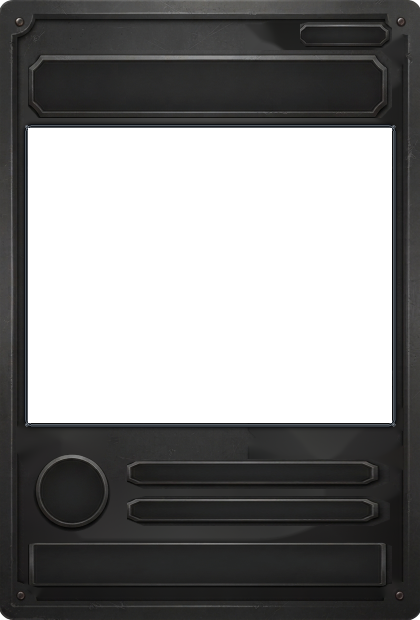
#> input picture cartas_templates/comum.png, 840 x 1240 px (shown at 1/2 size)
$ python -i templates_cartas.py   (imports and definitions only)
#> lines starting #> are read from the running program, lines starting #| are printed output that depends on the picture; after the words box and inside, x2 and y2 are one past the last pixel; in counts of white or black regions, pixels touching at a corner belong together
### config.py
"""Configuração central do NARA: variáveis de ambiente, constantes e caminhos persistentes."""
from __future__ import annotations

import os
from pathlib import Path
import logging
import shutil
import re as _re
from datetime import timedelta, timezone
from urllib.parse import quote
from zoneinfo import ZoneInfo, ZoneInfoNotFoundError
from dotenv import load_dotenv


# ======================================================================
# Resolução única dos caminhos persistentes do NARA
# ======================================================================

def get_data_dir() -> Path:
    """Retorna o diretório de dados configurado sem depender do diretório atual."""
    configured = os.getenv("DATA_DIR", "").strip()
    if configured:
        return Path(configured).expanduser()
    persistent_volume = Path("/data")
    if persistent_volume.is_dir():
        return persistent_volume
    return Path(__file__).resolve().parent / "data"


# [6 lines left out: function get_state_path, not called in this run]


# ======================================================================
# Variáveis de ambiente e constantes
# ======================================================================

load_dotenv()

_log = logging.getLogger("nara.config")

def _env_int(nome: str, padrao: int, *, minimo: int | None = None, maximo: int | None = None) -> int:
    """Lê inteiros sem derrubar o processo por placeholder/valor inválido no .env."""
    raw = os.getenv(nome)
    if raw is None or not raw.strip():
        return padrao
    try:
        value = int(raw.strip())
    except (TypeError, ValueError):
        _log.warning("Valor inválido para %s; usando padrão %s.", nome, padrao)
        return padrao
    if minimo is not None and value < minimo:
        _log.warning("%s abaixo do mínimo; usando padrão %s.", nome, padrao)
        return padrao
    if maximo is not None and value > maximo:
        _log.warning("%s acima do máximo; usando padrão %s.", nome, padrao)
        return padrao
    return value

# Identidade visual (preto, dourado, prata)
COR_OURO = 0xD4AF37
COR_PRATA = 0xC0C0C0
COR_PRETO = 0x0D0D0D

# Configuração principal do Discord e da economia. IDs vazios/ inválidos usam 0.
GUILD_ID = _env_int("GUILD_ID", 0) or None
MOD_CHANNEL_ID = _env_int("MOD_CHANNEL_ID", 0)
SOULSLIKE_CHANNEL_ID = _env_int("SOULSLIKE_CHANNEL_ID", 0)
COLIZEU_CHANNEL_ID = _env_int("COLIZEU_CHANNEL_ID", 0)
# Canal privado único para a biblioteca de artes e a fila de aprovação do Ateliê.
COLISEU_ART_CHANNEL_ID = _env_int("COLISEU_ART_CHANNEL_ID", 0)
NARA_CHANNEL_ID = _env_int("NARA_CHANNEL_ID", 0)
PLATINAS_CHANNEL_ID = _env_int("PLATINAS_CHANNEL_ID", 0)
MOD_ROLE_ID = _env_int("MOD_ROLE_ID", 0)
PERFIS_CHANNEL_ID = _env_int("PERFIS_CHANNEL_ID", 0)
ZERADOS_CHANNEL_ID = _env_int("ZERADOS_CHANNEL_ID", 0)
LORE_CHANNEL_ID = _env_int("LORE_CHANNEL_ID", 0)
GUIDES_CHANNEL_ID = _env_int("GUIDES_CHANNEL_ID", 0)
COMMUNITY_CHANNEL_ID = _env_int("COMMUNITY_CHANNEL_ID", 0)
DATA_DIR = get_data_dir()
DATA_DIR.mkdir(parents=True, exist_ok=True)


def _migrar_dados_legados_para_volume_persistente() -> None:
    """Migra cache/templates do diretório do deploy para o volume /data.

    Na FadeHost, /data/app é recriado a cada deploy, enquanto /data persiste.
    Versões anteriores podiam deixar arquivos em /data/app/data; copiar apenas
    arquivos ausentes preserva o conteúdo já existente no volume persistente.
    """
    origem = Path(__file__).resolve().parent / "data"
    try:
        if not origem.is_dir() or origem.resolve() == DATA_DIR.resolve():
            return
    except OSError:
        return

    copiados = 0
    falhas = 0
    # Somente dados de cartas: não copiar bancos ou outros estados por acidente.
    for nome in ("cartas_cache", "cartas_templates"):
        pasta_origem = origem / nome
        if not pasta_origem.is_dir():
            continue
        for arquivo in pasta_origem.rglob("*"):
            if not arquivo.is_file():
                continue
            try:
                relativo = arquivo.relative_to(origem)
                destino = DATA_DIR / relativo
                if destino.exists():
                    continue
                destino.parent.mkdir(parents=True, exist_ok=True)
                # Escrita temporária + replace evita deixar cópia parcial.
                temporario = destino.with_name(destino.name + ".migrating")
                shutil.copy2(arquivo, temporario)
                temporario.replace(destino)
                copiados += 1
            except OSError:
                falhas += 1

    if copiados or falhas:
        _log.info(
            "Migração de dados de cartas concluída: %s arquivo(s) copiado(s), %s falha(s); destino=%s",
            copiados, falhas, DATA_DIR,
        )
    else:
        _log.info("Volume persistente de cartas verificado: destino=%s; nenhum arquivo legado pendente", DATA_DIR)


_migrar_dados_legados_para_volume_persistente()
DB_PATH = os.getenv("DB_PATH", str(DATA_DIR / "colizeu.db")).strip() or str(DATA_DIR / "colizeu.db")

XP_PLATINA = _env_int("XP_PLATINA", 200, minimo=0)
DENARIOS_PLATINA = _env_int("DENARIOS_PLATINA", 50, minimo=0)
XP_ZERADO = _env_int("XP_ZERADO", 50, minimo=0)
DENARIOS_ZERADO = _env_int("DENARIOS_ZERADO", 10, minimo=0)
ZERADOS_XP_LIMITE_DIARIO = _env_int("ZERADOS_XP_LIMITE_DIARIO", 3, minimo=0)
COMMUNITY_XP_DEFAULT = _env_int("COMMUNITY_XP_DEFAULT", 10, minimo=0)
COMMUNITY_XP_WEEKLY_CAP = _env_int("COMMUNITY_XP_WEEKLY_CAP", 50, minimo=0)


# =====================================================================
# Configurações herdadas da instalação anterior (YouTube, ofertas, cargos)
# Os nomes das variáveis de ambiente são os mesmos de antes.
# =====================================================================

def _env_bool(nome: str, padrao: bool) -> bool:
    return os.getenv(nome, str(padrao)).strip().lower() in ("1", "true", "sim", "yes")

# Evita apagar comandos globais por acidente ao sincronizar comandos em um servidor.
CLEAR_GLOBAL_COMMANDS_ON_GUILD_SYNC = _env_bool("CLEAR_GLOBAL_COMMANDS_ON_GUILD_SYNC", False)
LOG_LEVEL = os.getenv("LOG_LEVEL", "INFO").strip().upper() or "INFO"
if LOG_LEVEL not in {"DEBUG", "INFO", "WARNING", "ERROR", "CRITICAL"}:
    LOG_LEVEL = "INFO"


TOKEN = os.getenv("DISCORD_TOKEN", "").strip()
BOT_OWNER_ID = _env_int("BOT_OWNER_ID", 0)
# Conta do criador no Discord; o apelido público pode mudar, a identidade não.
SOULS_USER_ID = 1300117955236991046
YOUTUBE_API_KEY = os.getenv("YOUTUBE_API_KEY", "").strip()
YOUTUBE_CHANNEL_ID = os.getenv("YOUTUBE_CHANNEL_ID", "").strip()

# Canais do Discord
VIDEO_CHANNEL_ID = _env_int("CREATOR_VIDEO_CHANNEL_ID", 0)
LIVE_CHANNEL_ID = _env_int("CREATOR_LIVE_CHANNEL_ID", 0)
GAMES_CHANNEL_ID = _env_int("GAMES_CHANNEL_ID", 0)
PROMOS_CHANNEL_ID = _env_int("PROMOS_CHANNEL_ID", 0)

# Cargos mencionados nos avisos (criados pelo script do servidor)
ROLE_VIDEO = os.getenv("ROLE_VIDEO_NAME", "🔔 Avisos de Vídeo")
ROLE_LIVE = os.getenv("ROLE_LIVE_NAME", "🔴 Avisos de Live")

# Vídeos novos: RSS (leve, sem custo de cota).
# Lives: search.list da YouTube Data API (100 unidades por consulta).
# A cota padrão é 10.000/dia: a cada 10 min por 5 h = 30 consultas = 3.000 unidades.
YOUTUBE_VIDEO_CHECK_SECONDS = max(60, _env_int("YOUTUBE_VIDEO_CHECK_SECONDS", 120))
YOUTUBE_LIVE_CHECK_MINUTES = max(5, _env_int("YOUTUBE_LIVE_CHECK_MINUTES", 10))
LIVE_START_HOUR = _env_int("LIVE_START_HOUR", 19, minimo=0, maximo=23)
LIVE_END_HOUR = _env_int("LIVE_END_HOUR", 24, minimo=1, maximo=24)  # exclusivo: 19:00 até 23:59

OFFERS_CHECK_MINUTES = max(10, _env_int("OFFERS_CHECK_MINUTES", 15))
MAX_OFFERS_PER_CHECK = max(1, _env_int("MAX_OFFERS_PER_CHECK", 15))
# Só avisa promoções da Steam com pelo menos esse desconto (0 = todas)
MIN_PROMO_DISCOUNT = max(0, _env_int("MIN_PROMO_DISCOUNT", 50))
# Chave da API GG.deals (fonte prioritária de comparação de preços em região brasileira).
GG_DEALS_API_KEY = os.getenv("GG_DEALS_API_KEY", "").strip()

# IsThereAnyDeal (https://isthereanydeal.com/apps/my/ — chave gratuita). Opcional:
# habilita promoções da Nuuvem e outras lojas em reais, mais giveaways.
ITAD_API_KEY = os.getenv("ITAD_API_KEY", "").strip()
# IDs de lojas da ITAD separados por vírgula. Padrão: 50 = Nuuvem.
# Steam, Epic e GOG já são consultadas diretamente, então não precisam entrar aqui.
ITAD_SHOPS = [int(x) for x in _re.findall(r"\d+", os.getenv("ITAD_SHOPS", "50"))] or [50]
# GOG (catálogo público, preços em BRL, sem chave). Desligue com OFFERS_GOG_ENABLED=false.
OFFERS_GOG_ENABLED = os.getenv("OFFERS_GOG_ENABLED", "true").strip().lower() in ("1", "true", "sim", "yes")
# Cartões limpos não mostram descrição. Ligue para exibir um resumo curto (traduzido, se houver Gemini).
OFFERS_SHOW_DESCRIPTION = os.getenv("OFFERS_SHOW_DESCRIPTION", "false").strip().lower() in ("1", "true", "sim", "yes")
# Na primeira execução, registra as ofertas que já existem sem postar (evita inundar o canal)
SEED_OFFERS_ON_FIRST_RUN = _env_bool("SEED_OFFERS_ON_FIRST_RUN", True)
#> further down, picture is the input picture: PIL image 840x1240 RGBA; mean R, G, B, A 26.5, 26.4, 26.2, 149.8

SENT_DB_PATH = DATA_DIR / "sent_offers.sqlite3"

try:
    BRAZIL_TZ = ZoneInfo("America/Sao_Paulo")
except ZoneInfoNotFoundError:
    BRAZIL_TZ = timezone(timedelta(hours=-3))  # Brasília não tem horário de verão atualmente

ATOM = "{http://www.w3.org/2005/Atom}"
YT = "{http://www.youtube.com/xml/schemas/2015}"
YOUTUBE_FEED_URL = (
    "https://www.youtube.com/feeds/videos.xml?channel_id="
    + quote(YOUTUBE_CHANNEL_ID)
)

### sistemas/templates_cartas.py
"""Templates completos de carta (um por raridade) usados nas cartas com arte enviada.

Cada template é um PNG RGBA 840 × 1240: fundo e placas opacos, com somente a janela
exata da ilustração transparente. Os templates ficam em DATA_DIR/cartas_templates e são
enviados pelo painel administrativo; o projeto não traz templates embutidos.

O layout dos textos é compartilhado e fixo. A janela transparente precisa coincidir
com `LAYOUT_PADRAO["arte"]`, pois os demais campos não devem mudar por raridade.
"""
from __future__ import annotations

import asyncio
import io
import json
import threading
from pathlib import Path
from typing import Any

from PIL import Image, ImageChops, ImageFilter

from config import get_data_dir

RARIDADES_TEMPLATE = {
    "Comum": "comum",
    "Rara": "rara",
    "Épica": "epica",
    "Lendária": "lendaria",
    "Mítica": "mitica",
    "Primordial": "primordial",
    "Singular": "singular",
}
TAMANHO_TEMPLATE = (840, 1240)
TAMANHO_MINIMO = (420, 620)
TAMANHO_MAXIMO_BYTES = 8 * 1024 * 1024
PIXELS_MAXIMOS = 20_000_000
# Imagens enviadas podem ter poucos pixels de diferença no canvas, mas a janela deve
# coincidir com o guia para que os textos e os elementos da carta não se desloquem.
TOLERANCIA_PROPORCAO = 0.005
TOLERANCIA_JANELA_PX = 3
FORMATOS_ACEITOS = {"PNG", "JPEG", "WEBP"}

# Coordenadas calibradas para as cinco molduras metálicas 840 × 1240.
LAYOUT_PADRAO: dict[str, Any] = {
    # Coordenadas calibradas para as cinco novas molduras metálicas.
    # As placas inferiores são mais altas e começam antes do guia antigo.
    "raridade": [510, 48, 795, 110],
    "nome": [45, 126, 800, 215],
    "arte": [56, 256, 784, 846],
    "poder": {"centro": [115, 938], "raio": 80},
    "tipo": [215, 884, 800, 932],
    "habilidade": [45, 946, 800, 1175],
}

_CACHE: dict[str, tuple[str, int, int, Image.Image, dict[str, Any]]] = {}
_LOCK = threading.RLock()


class TemplateInvalido(ValueError):
    """Mensagem pensada para ser mostrada ao proprietário do bot."""


# ---------------------------------------------------------------- armazenamento Discord + cache local
def pasta_templates() -> Path:
    """Cache local regenerável; a fonte oficial dos templates é o Discord."""
    return get_data_dir() / "cartas_templates"


# [23 lines left out: functions caminho_cache_template, caminho_metadados_template, _ler_metadados, not called in this run]


def listar_templates() -> dict[str, bool]:
    return {raridade: _ler_metadados(raridade) is not None and caminho_cache_template(raridade).is_file()
            for raridade in RARIDADES_TEMPLATE}


# [24 lines left out: functions origem_template, limpar_cache_templates, carregar_layout, not called in this run]


# ---------------------------------------------------------------- janela
def _parece_magenta(pixel: tuple[int, ...]) -> bool:
    r, g, b = pixel[:3]
    return r >= 190 and b >= 190 and g <= 110


def _aplicar_chroma_magenta(imagem: Image.Image) -> Image.Image:
    """Troca o magenta (#FF00FF) por transparência, inclusive as bordas suavizadas."""
    r, g, b, a = imagem.split()
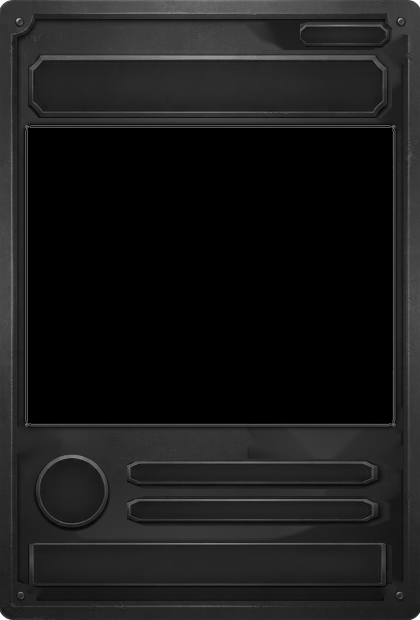
#> r: PIL image 840x1240 L (shown at 1/2 size); min 0, max 255, mean 26.5
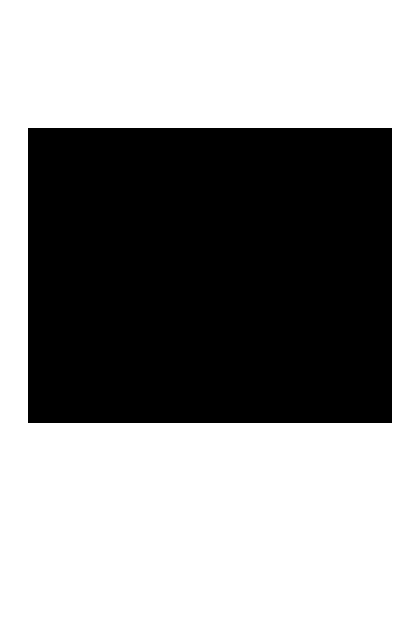
#> a: PIL image 840x1240 L (shown at 1/2 size); 58.8% white; 1 black region, box (x1, y1, x2, y2) and area: (56, 256, 784, 846) 429520
    forte = ImageChops.multiply(
        ImageChops.multiply(r.point(lambda v: 255 if v >= 195 else 0), b.point(lambda v: 255 if v >= 195 else 0)),
        g.point(lambda v: 255 if v <= 95 else 0),
    )
#> forte: PIL image 840x1240 L; every value is 0
    # Franja: pixels rosados vizinhos da área removida (anti-aliasing do gerador).
    vizinhanca = forte.filter(ImageFilter.MaxFilter(7))
    rosado = ImageChops.multiply(
        ImageChops.subtract(r, g).point(lambda v: 255 if v >= 55 else 0),
        ImageChops.subtract(b, g).point(lambda v: 255 if v >= 55 else 0),
    )
    franja = ImageChops.multiply(vizinhanca, rosado)
    remover = ImageChops.lighter(forte, franja)
    novo_alfa = ImageChops.subtract(a, remover)
    imagem = imagem.copy()
    imagem.putalpha(novo_alfa)
    return imagem


# [179 lines left out: functions detectar_janela, _validar_opacidade, processar_template, preparar_template_discord, registrar_template_discord, remover_template, not called in this run]


# [36 lines not run here, left out]


# [29 lines left out: function carregar_template, not called in this run]

>>> from PIL import Image
>>> picture = Image.open('../cartas_templates/comum.png')
>>> result = _aplicar_chroma_magenta(picture)
